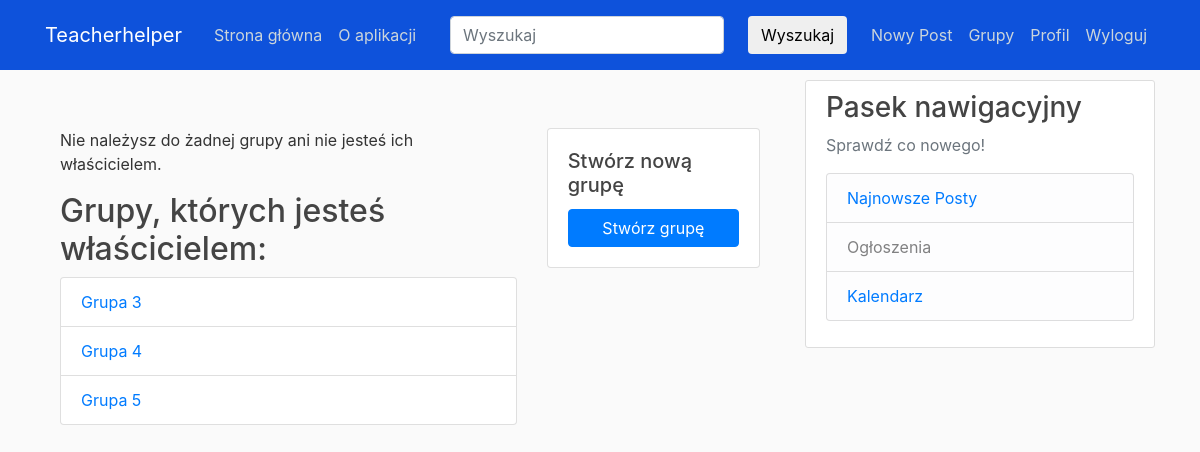
/groups/ (signed in), run on an earlier commit of the app's database.
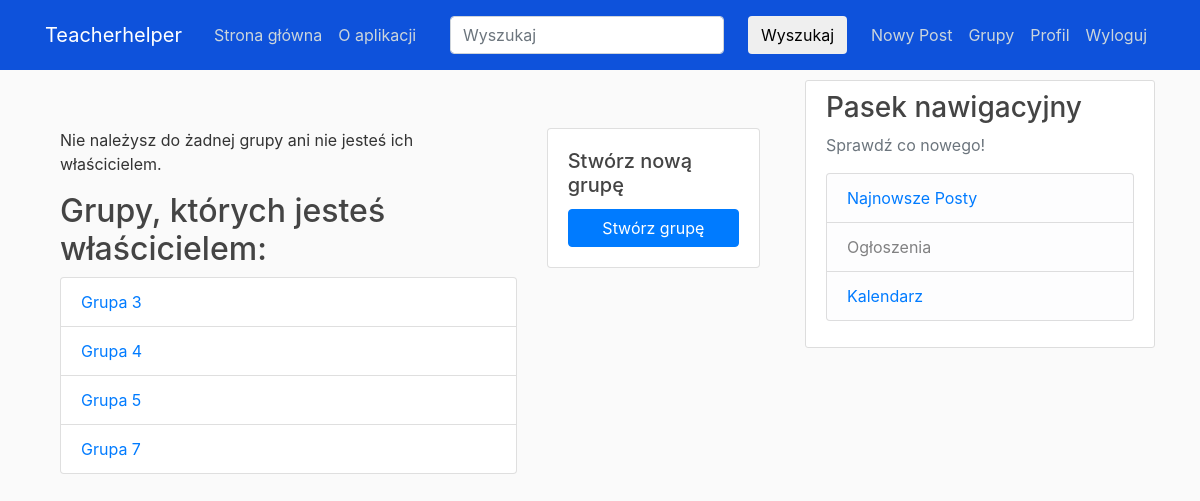
And on a later commit of the database.
### users/models.py (models this page shows, shortened)
class Group(models.Model):
    name = models.CharField(max_length=100, unique=True)
    description = models.TextField(blank=True)
    members = models.ManyToManyField(User, related_name='custom_groups')  # Zmiana related_name
    owner = models.ForeignKey(User, on_delete=models.CASCADE, related_name='owned_groups')

### users/views.py (the view)
# urls.py: path('groups/', user_views.group_list, name='group_list'),
@login_required
def group_list(request):
    user = request.user
    user_groups = Group.objects.filter(members=user)
    owned_groups = Group.objects.filter(owner=user)
    all_groups = user_groups.union(owned_groups)  # Połączenie grup, których użytkownik jest członkiem i właścicielem
    return render(request, 'users/group_list.html', {'user_groups': user_groups, 'owned_groups': owned_groups, 'all_groups': all_groups})

### users/templates/users/group_list.html
{% extends "blog/base.html" %}
{% block content %}
    <div class="container mt-5">
        <div class="row">
            <div class="col-md-8">
                {% if user_groups %}
                    <h2>Twoje grupy:</h2>
                    <ul class="list-group">
                        {% for group in user_groups %}
                            <li class="list-group-item"><a href="{% url 'group_detail' group.id %}">{{ group.name }}</a></li>
                        {% endfor %}
                    </ul>
                {% else %}
                    <p>Nie należysz do żadnej grupy ani nie jesteś ich właścicielem.</p>
                {% endif %}
                {% if owned_groups %}
                    <h2>Grupy, których jesteś właścicielem:</h2>
                    <ul class="list-group">
                        {% for group in owned_groups %}
                            <li class="list-group-item"><a href="{% url 'group_detail' group.id %}">{{ group.name }}</a></li>
                        {% endfor %}
                    </ul>
                {% endif %}
            </div>
            <div class="col-md-4">
                <div class="card">
                    <div class="card-body">
                        <h5 class="card-title">Stwórz nową grupę</h5>
                        <a href="{% url 'create_group' %}" class="btn btn-primary btn-block">Stwórz grupę</a>
                    </div>
                </div>
            </div>
        </div>
    </div>
{% endblock %}

What changed in the data, as far as the page shows it:
added Group: name "Grupa 7"
